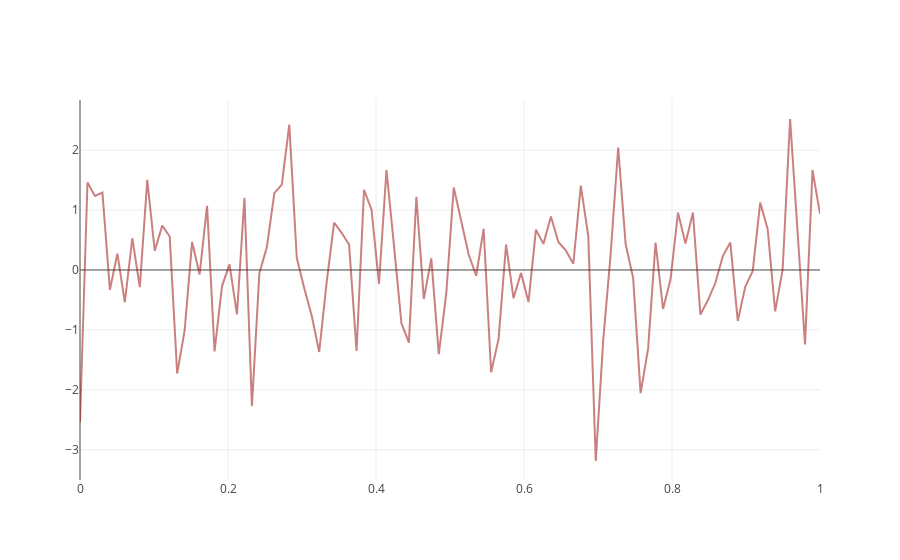

Source (notebook cell):
### Markdown cell above
## Simple line chart

### Code cell
trace = go.Scatter(x = monotone_x,y = random_y,mode = 'lines',
                   marker = dict(size = 10,color="rgba(152,0,0,0.5)")
                  )

data = [trace]
figure = dict(data=data)
iplot(figure)
